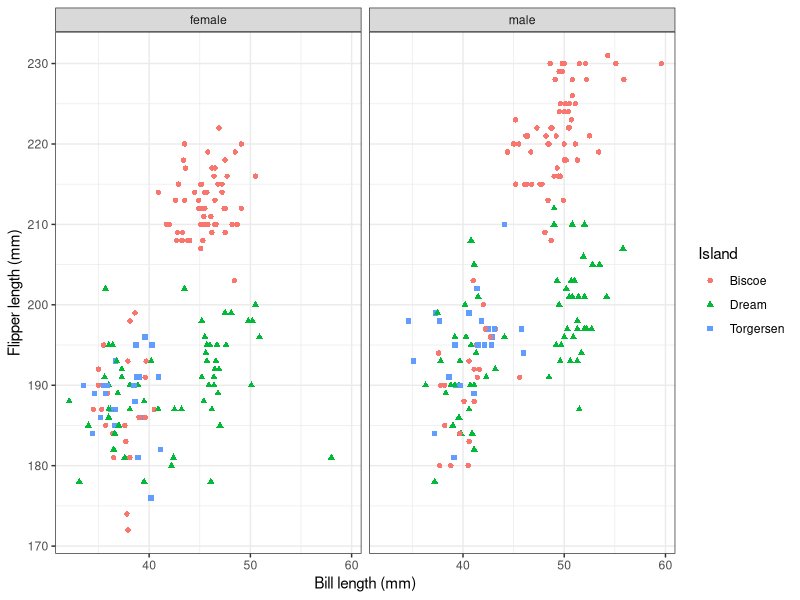
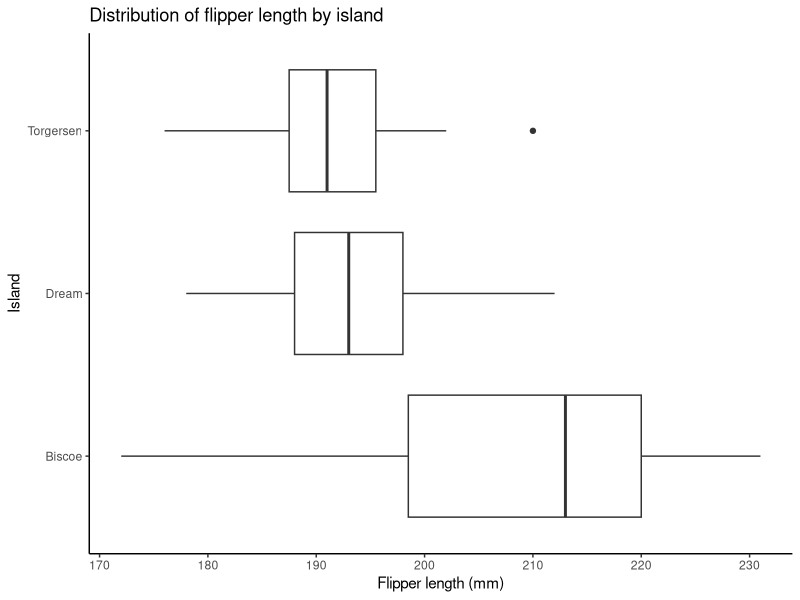
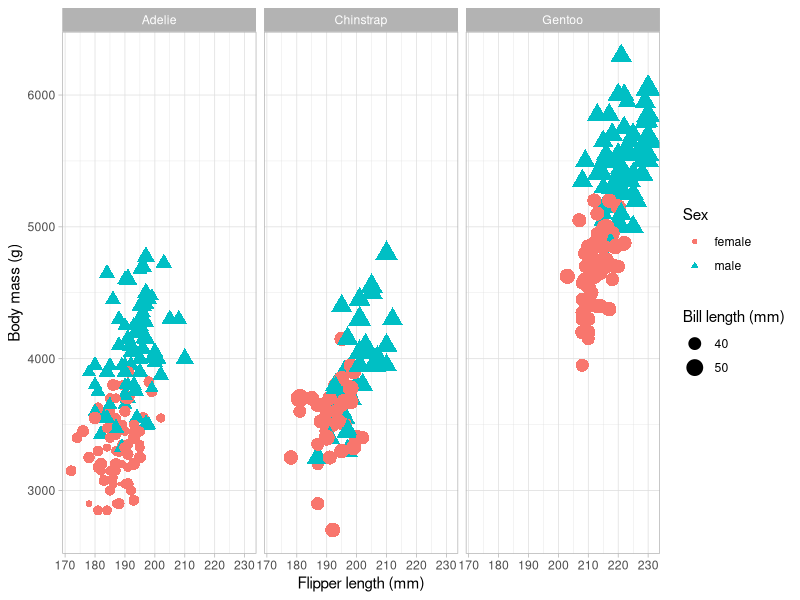

Write the R code that produced these figures, in order.
## ---- chunk 1
library(tidyverse)
library(palmerpenguins)
penguins %>%
  drop_na() %>%
  ggplot(aes(x = bill_length_mm, 
             y = flipper_length_mm, 
             color = island,
             shape = island)) +
  geom_point() +
  facet_wrap(~sex) +
  labs(x = "Bill length (mm)",
       y = "Flipper length (mm)",
       color = "Island",
       shape = "Island") +
  theme_bw()
## ---- chunk 2
penguins %>%
  drop_na() %>%
  ggplot(aes(x = flipper_length_mm, 
             y = island)) +
  geom_boxplot() +
  labs(x = "Flipper length (mm)", 
       y = "Island", 
       title = "Distribution of flipper length by island") +
  theme_classic()
## ---- chunk 3
penguins %>%
  drop_na() %>%
  ggplot(aes(x = flipper_length_mm, 
             y = body_mass_g,
             color = sex,
             shape = sex,
             size = bill_length_mm)) +
  geom_point() +
  facet_wrap(~species) +
  labs(x = "Flipper length (mm)", 
       y = "Body mass (g)",
       color = "Sex", 
       shape = "Sex",
       size = "Bill length (mm)") +
  theme_light()
